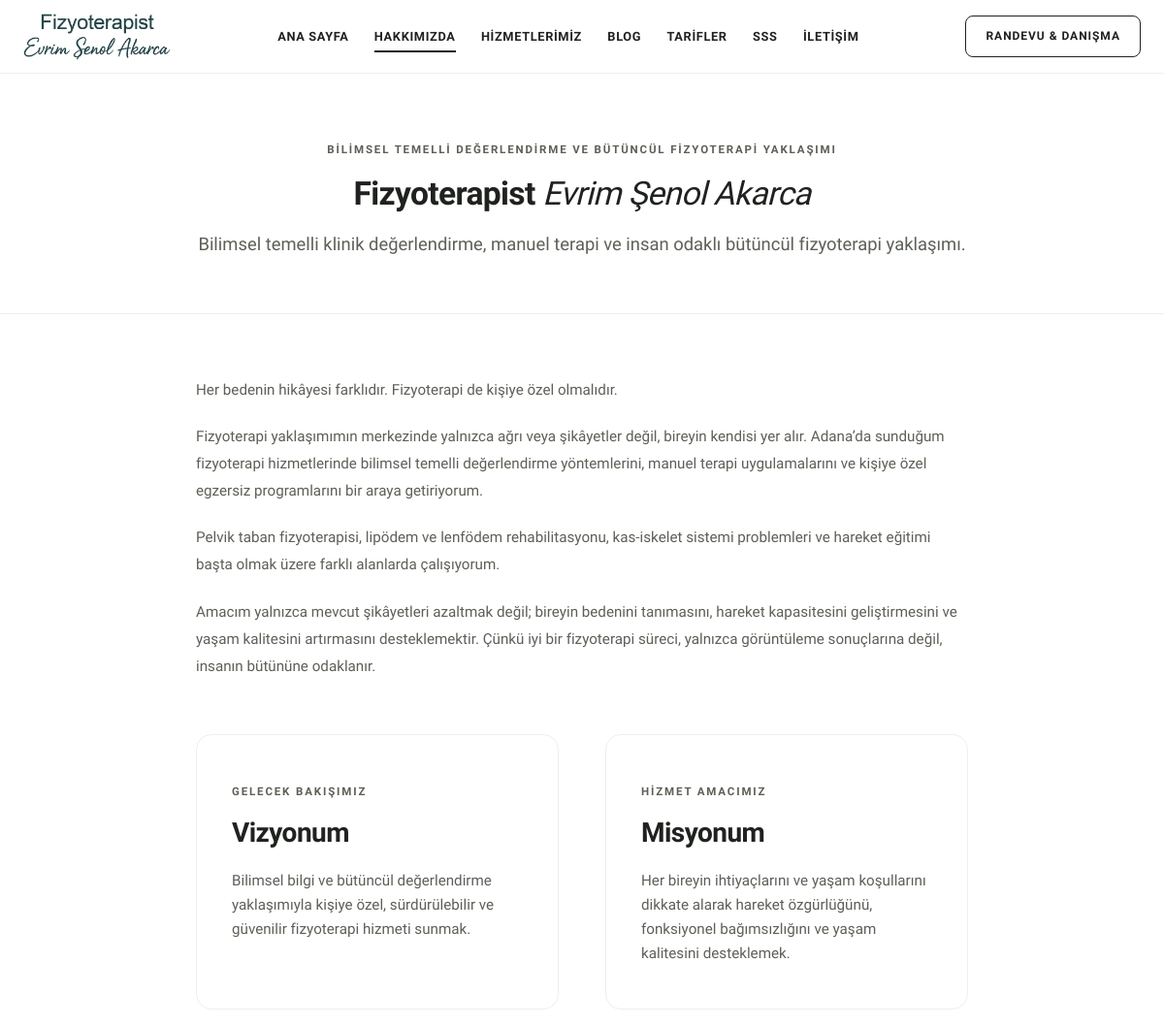
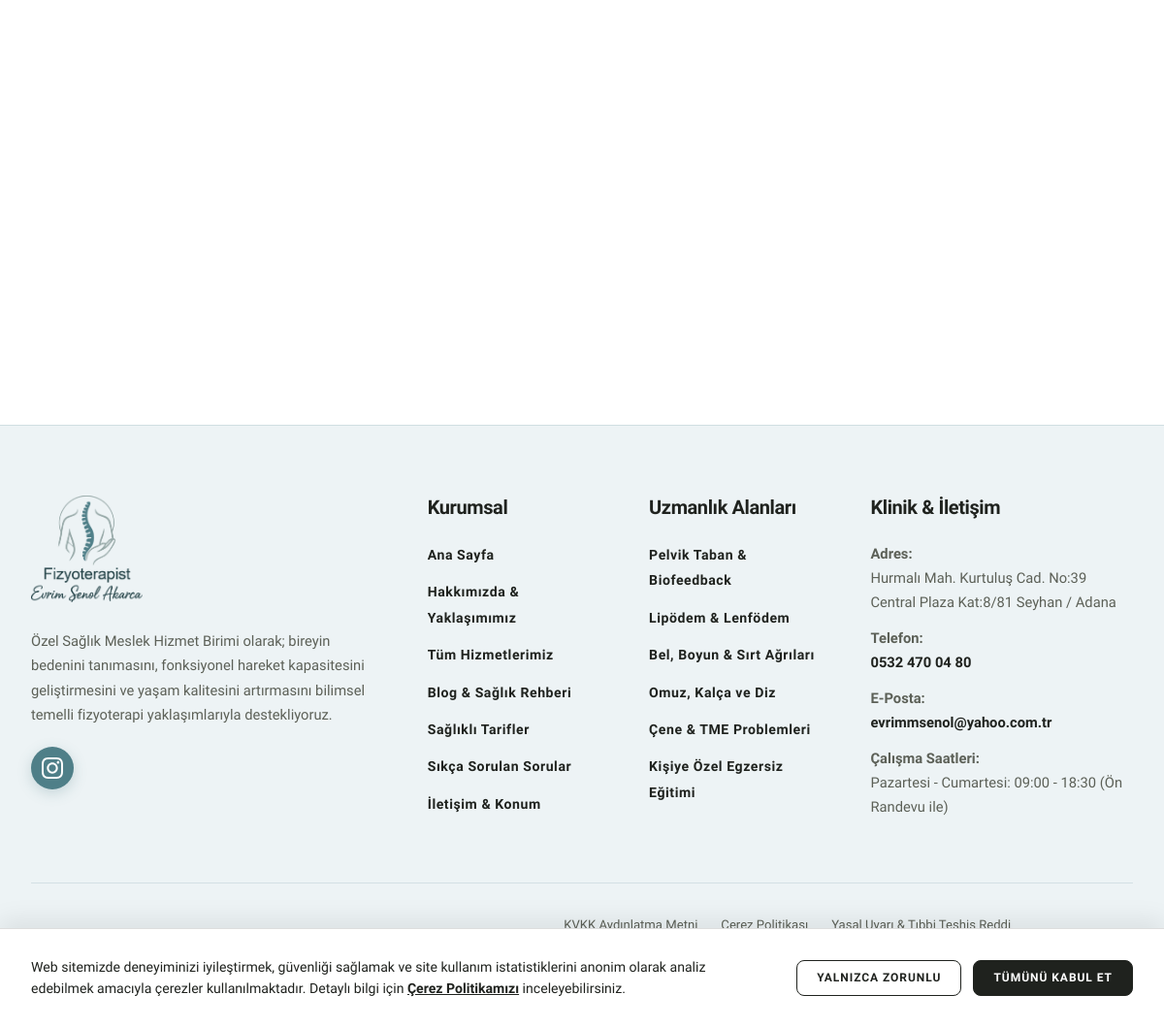
Page /hakkimizda.php on the committed database (2 pictures, top to bottom).
### tables this page shows
CREATE TABLE `pages_content` (
  `id` int(11) NOT NULL AUTO_INCREMENT,
  `page_key` varchar(50) NOT NULL,
  `section_key` varchar(50) NOT NULL,
  `title` varchar(255) DEFAULT NULL,
  `subtitle` varchar(255) DEFAULT NULL,
  `content` longtext DEFAULT NULL,
  `extra_data` longtext DEFAULT NULL CHECK (json_valid(`extra_data`)),
  `updated_at` timestamp NOT NULL DEFAULT current_timestamp() ON UPDATE current_timestamp(),
  PRIMARY KEY (`id`),
  UNIQUE KEY `idx_page_section` (`page_key`,`section_key`)
);

### includes/functions.php (called while the page is built, shortened)
<?php
function get_db(): PDO {
    static $pdo = null;
    if ($pdo === null) {
        $dsn = sprintf('mysql:host=%s;dbname=%s;charset=%s', DB_HOST, DB_NAME, DB_CHARSET);
        $options = [
            PDO::ATTR_ERRMODE            => PDO::ERRMODE_EXCEPTION,
            PDO::ATTR_DEFAULT_FETCH_MODE => PDO::FETCH_ASSOC,
            PDO::ATTR_EMULATE_PREPARES   => false,
            PDO::MYSQL_ATTR_INIT_COMMAND => "SET NAMES utf8mb4 COLLATE utf8mb4_unicode_ci"
        ];
        try {
            $pdo = new PDO($dsn, DB_USER, DB_PASS, $options);
        } catch (PDOException $e) {
            error_log('Veritabanı bağlantı hatası: ' . $e->getMessage());
            die('Veritabanı bağlantısı kurulamadı. Lütfen daha sonra tekrar deneyiniz.');
        }
    }
    return $pdo;
}
function e(?string $string): string {
    return htmlspecialchars((string)$string, ENT_QUOTES, 'UTF-8');
}
function get_page_content(string $pageKey, string $sectionKey): ?array {
    static $pagesCache = [];
    $cacheKey = $pageKey . '_' . $sectionKey;
    if (!isset($pagesCache[$cacheKey])) {
        try {
            $stmt = get_db()->prepare("SELECT * FROM pages_content WHERE page_key = :pk AND section_key = :sk LIMIT 1");
            $stmt->execute([':pk' => $pageKey, ':sk' => $sectionKey]);
            $res = $stmt->fetch();
            $pagesCache[$cacheKey] = $res ?: null;
        } catch (Exception $e) {
            $pagesCache[$cacheKey] = null;
        }
    }
    return $pagesCache[$cacheKey];
}

### hakkimizda.php (the view, shortened to what this page needs)
<?php
require_once __DIR__ . '/includes/header.php';
$aboutContent = get_page_content('about', 'main');
$extraData = !empty($aboutContent['extra_data']) ? json_decode($aboutContent['extra_data'], true) : [];
?>
<section class="service-detail-header">
    <div class="container container-narrow">
        <span class="badge-tag"><?= e($aboutContent['subtitle'] ?? 'Özel Sağlık Meslek Hizmet Birimi — Adana') ?></span>
        <h1>Fizyoterapist <em>Evrim Şenol Akarca</em></h1>
        <p style="font-size: 1.15rem; margin-top: 1rem; color: var(--text-muted);">
            Bilimsel temelli klinik değerlendirme, manuel terapi ve insan odaklı bütüncül fizyoterapi yaklaşımı.
        </p>
    </div>
</section>
<section class="service-detail-body">
    <div class="container container-narrow">
        <div style="font-size: 1.15rem; line-height: 1.85; color: var(--text-dark); margin-bottom: 3.5rem;">
            <?= $aboutContent['content'] ?? '' ?>
        </div>
        <div class="vm-grid" style="margin-bottom: 4rem;">
            <div class="vm-box">
                <span class="badge-tag">Gelecek Bakışımız</span>
                <h3>Vizyonum</h3>
                <p><?= e($extraData['vision'] ?? 'Bilimsel bilgi ve bütüncül değerlendirme yaklaşımıyla kişiye özel, sürdürülebilir ve güvenilir fizyoterapi hizmeti sunmak.') ?></p>
            </div>
            <div class="vm-box">
                <span class="badge-tag">Hizmet Amacımız</span>
                <h3>Misyonum</h3>
                <p><?= e($extraData['mission'] ?? 'Her bireyin ihtiyaçlarını ve yaşam koşullarını dikkate alarak hareket özgürlüğünü, fonksiyonel bağımsızlığını ve yaşam kalitesini desteklemek.') ?></p>
            </div>
        </div>
    </div>
</section>
<?php require_once __DIR__ . '/includes/footer.php'; ?>

### assets/css/style.css (style rules this page uses)
:root { --bg-main: #FFFFFF; --bg-card-light: #F8F9FA; --bg-card-sage: #4F7F88; --bg-card-dark: #FFFFFF; --bg-surface: #FFFFFF; --border-subtle: #EEEEEE; --border-strong: #DDDDDD; --text-dark: #1F221E; --text-muted: #5C6057; --text-light: #1F221E; --text-sage: #224146; --brand-blue-deep: #224146; --brand-blue-accent: #4F7F88; --brand-blue-light: #95A7A6; --radius-main: 16px; --radius-btn: 8px; --font-main: 'Urbanist', -apple-system, BlinkMacSystemFont, 'Segoe UI', Roboto, sans-serif; --font-serif: var(--font-main); --font-sans: var(--font-main); --container-max: 1480px; --transition-fast: 0.25s cubic-bezier(0.16, 1, 0.3, 1); }
*, *::before, *::after { box-sizing: border-box; margin: 0; padding: 0; }
html { font-size: 16px; scroll-behavior: smooth; background-color: var(--bg-main); color: var(--text-dark); -webkit-font-smoothing: antialiased; -moz-osx-font-smoothing: grayscale; }
body { font-family: var(--font-main); background-color: var(--bg-main); color: var(--text-dark); line-height: 1.65; font-weight: 400; overflow-x: hidden; }
h1, h2, h3, h4, h5, h6, .font-serif { font-family: var(--font-main); font-weight: 700; line-height: 1.2; color: inherit; letter-spacing: -0.02em; }
h1 { font-size: clamp(1.75rem, 2.8vw, 2.5rem); font-weight: 700; }
h3 { font-size: clamp(1.15rem, 1.7vw, 1.45rem); font-weight: 600; }
em, .italic { font-style: italic; font-family: var(--font-main); font-weight: 400; }
p { margin-bottom: 1.25rem; color: var(--text-muted); font-size: 0.95rem; font-family: var(--font-main); }
p:last-child { margin-bottom: 0; }
.container { width: 100%; max-width: var(--container-max); margin-left: auto; margin-right: auto; padding-left: 2rem; padding-right: 2rem; }
.container-narrow { max-width: 860px; }
.badge-tag { display: inline-block; font-family: var(--font-sans); font-size: 0.72rem; text-transform: uppercase; letter-spacing: 0.16em; font-weight: 600; color: var(--text-muted); margin-bottom: 1rem; }
.vm-grid { display: grid; grid-template-columns: repeat(2, 1fr); gap: 3rem; }
.vm-box { border: 1px solid var(--border-subtle); padding: 2.75rem 2.25rem; background-color: #FFFFFF; border-radius: var(--radius-main); }
.vm-box h3 { font-size: 1.75rem; margin-bottom: 1.25rem; }
.service-detail-header { position: relative; overflow: hidden; padding-top: 4rem; padding-bottom: 3.5rem; border-bottom: 1px solid var(--border-subtle); text-align: center; }
.service-detail-body { position: relative; padding-top: 4rem; padding-bottom: 4.5rem; }
.page-hakkimizda .service-detail-body::before { content: ''; position: absolute; top: 40px; left: clamp(15px, 2.6vw, 75px); width: 170px; height: 580px; background-image: url('../img/decorations/spine-art.svg'); background-repeat: no-repeat; background-size: contain; opacity: 0.34; pointer-events: none; z-index: 1; }
.page-hakkimizda .service-detail-body::after { content: ''; position: absolute; top: 40px; right: clamp(15px, 2.6vw, 75px); width: 170px; height: 580px; background-image: url('../img/decorations/spine-art.svg'); background-repeat: no-repeat; background-size: contain; transform: scaleX(-1); opacity: 0.34; pointer-events: none; z-index: 1; }
@media (max-width: 1240px) { .page-hakkimizda .service-detail-body::before, .page-hakkimizda .service-detail-body::after, .page-hizmetlerimiz .service-detail-body::before, .page-hizmetlerimiz .service-detail-body::after, .page-hizmet-detay .service-detail-body::before, .page-hizmet-detay .service-detail-body::after, .page-sss .service-detail-body::before, .page-sss .service-detail-body::after, .page-iletisim .service-detail-body::before, .page-iletisim .service-detail-body::after { display: none !important; } }
html { scroll-behavior: smooth; }
*, *::before, *::after { -webkit-tap-highlight-color: transparent !important; -webkit-touch-callout: none; }
html, body { touch-action: manipulation; -webkit-text-size-adjust: 100%; }
.scroll-reveal { opacity: 0; transform: translateY(30px); transition: opacity 0.75s cubic-bezier(0.16, 1, 0.3, 1), transform 0.75s cubic-bezier(0.16, 1, 0.3, 1); transition-delay: var(--reveal-delay, 0s); will-change: opacity, transform; }
.scroll-reveal.is-visible, .editorial-card.reveal-from-left.is-visible, .editorial-card.reveal-from-right.is-visible { opacity: 1 !important; transform: translateY(0) translateX(0) scale(1) !important; }

### rows in the picture
pages_content: subtitle "BILIMSEL TEMELLI DEĞERLENDIRME VE BÜTÜNCÜL FIZYOTERAPI YAKLAŞIMI", content "Her bedenin hikâyesi farklıdır. Fizyoterapi de kişiye özel olmalıdır. Fizyoterapi yaklaşımımın merkezinde yalnızca ağrı veya şikâyetler değil, bireyin kendisi yer alır. Adana’da sunduğum fizyoterapi hizmetlerinde bilimsel temelli değerlendirme yöntemlerini, manuel terapi uygulamalarını ve kişiye özel egzersiz programlarını bir araya getiriyorum. Pelvik taban fizyoterapisi, lipödem ve lenfödem rehabilitasyonu, kas-iskelet sistemi problemleri ve hareket eğitimi başta olmak üzere farklı alanlarda çalışıyorum. Amacım yalnızca mevcut şikâyetleri azaltmak değil; bireyin bedenini tanımasını, hareket kapasitesini geliştirmesini ve yaşam kalitesini artırmasını desteklemektir. Çünkü iyi bir…", extra_data "Bilimsel bilgi ve bütüncül değerlendirme yaklaşımıyla kişiye özel, sürdürülebilir ve güvenilir fizyoterapi hizmeti sunmak.", extra_data "Her bireyin ihtiyaçlarını ve yaşam koşullarını dikkate alarak hareket özgürlüğünü, fonksiyonel bağımsızlığını ve yaşam kalitesini desteklemek."

### other values in the picture
$address "Hurmalı Mah. Kurtuluş Cad. No:39 Central Plaza Kat:8/81 Seyhan / Adana"
$phone "0532 470 04 80"
$email "evrimmsenol@yahoo.com.tr"
$workingHours "Pazartesi - Cumartesi: 09:00 - 18:30 (Ön Randevu ile)"
